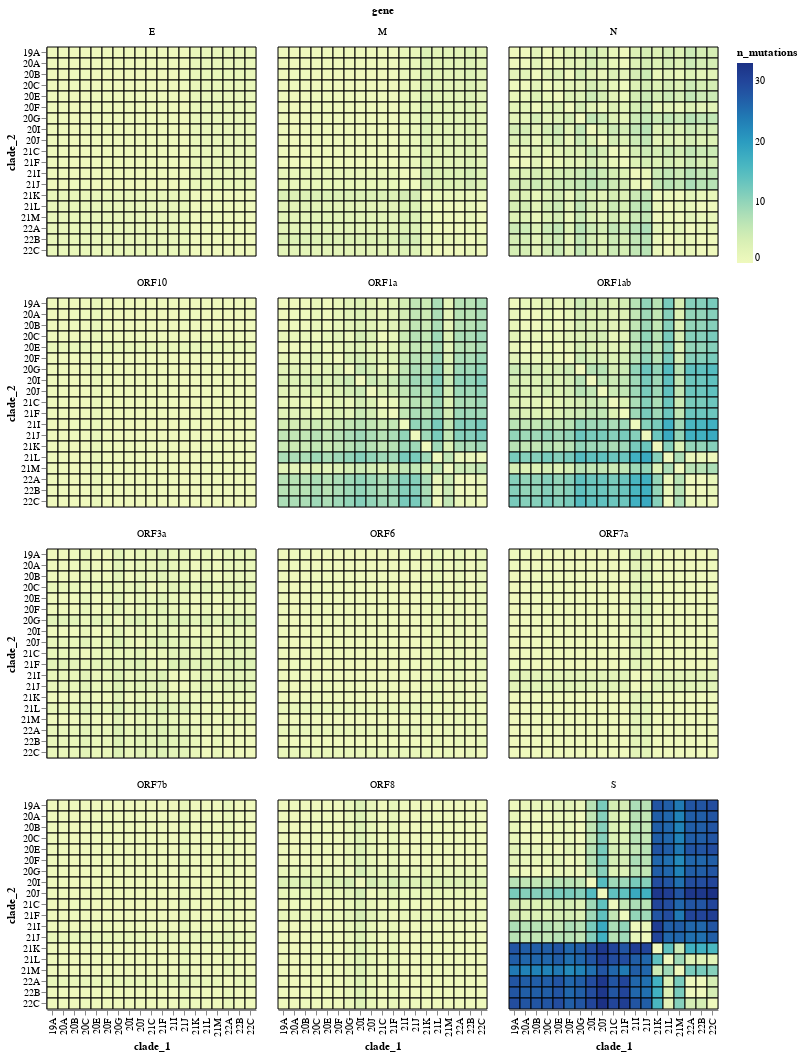

Notebook source saved alongside this figure:
### Markdown cell above
Plot number of mutations separating each clade:

### Code cell
chart = (
    alt.Chart(aa_muts_df)
    .encode(
        x="clade_1",
        y="clade_2",
        color="n_mutations",
        tooltip=aa_muts_df.columns.tolist(),
    )
    .mark_rect(stroke="black")
    .properties(width=alt.Step(11), height=alt.Step(11))
    .facet("gene", columns=3)
)

chart

### Figure 1 — Vega-Lite specification as saved in the notebook (floating-point values rounded to 4 significant figures; data arrays with more than 128 entries replaced by an {"elided": "..."} marker saying what was removed)
{"config": {"view": {"continuousWidth": 400, "continuousHeight": 300}}, "data": {"name": "data-b627e43d9557ddea216ec3bc3a42bba3"}, "facet": {"field": "gene", "type": "nominal"}, "spec": {"mark": {"type": "rect", "stroke": "black"}, "encoding": {"color": {"field": "n_mutations", "type": "quantitative"}, "tooltip": [{"field": "clade_1", "type": "nominal"}, {"field": "clade_2", "type": "nominal"}, {"field": "gene", "type": "nominal"}, {"field": "mutations_1_to_2", "type": "nominal"}, {"field": "n_mutations", "type": "quantitative"}], "x": {"field": "clade_1", "type": "nominal"}, "y": {"field": "clade_2", "type": "nominal"}}, "height": {"step": 11}, "width": {"step": 11}}, "columns": 3, "$schema": "https://vega.github.io/schema/vega-lite/v4.17.0.json", "datasets": {"data-b627e43d9557ddea216ec3bc3a42bba3": {"elided": "4332 records"}}}
